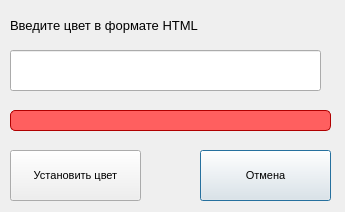
<?xml version="1.0" encoding="UTF-8"?>
<ui version="4.0">
 <class>Dialog</class>
 <widget class="QDialog" name="Dialog">
  <property name="geometry">
   <rect>
    <x>0</x>
    <y>0</y>
    <width>345</width>
    <height>212</height>
   </rect>
  </property>
  <property name="windowTitle">
   <string>Dialog</string>
  </property>
  <property name="modal">
   <bool>true</bool>
  </property>
  <widget class="QLineEdit" name="html_code">
   <property name="geometry">
    <rect>
     <x>10</x>
     <y>50</y>
     <width>311</width>
     <height>41</height>
    </rect>
   </property>
  </widget>
  <widget class="QPushButton" name="cancel">
   <property name="geometry">
    <rect>
     <x>200</x>
     <y>150</y>
     <width>131</width>
     <height>51</height>
    </rect>
   </property>
   <property name="font">
    <font>
     <pointsize>8</pointsize>
    </font>
   </property>
   <property name="text">
    <string>Отмена</string>
   </property>
  </widget>
  <widget class="QPushButton" name="set_color">
   <property name="geometry">
    <rect>
     <x>10</x>
     <y>150</y>
     <width>131</width>
     <height>51</height>
    </rect>
   </property>
   <property name="font">
    <font>
     <pointsize>8</pointsize>
    </font>
   </property>
   <property name="text">
    <string>Установить цвет</string>
   </property>
  </widget>
  <widget class="QLabel" name="error_msg">
   <property name="geometry">
    <rect>
     <x>10</x>
     <y>110</y>
     <width>321</width>
     <height>21</height>
    </rect>
   </property>
   <property name="styleSheet">
    <string notr="true">color: #B00000;
border: 1px solid #B00000;
border-radius: 5px;
background-color: #FF5F5F;</string>
   </property>
   <property name="text">
    <string/>
   </property>
  </widget>
  <widget class="QLabel" name="color_label">
   <property name="geometry">
    <rect>
     <x>10</x>
     <y>15</y>
     <width>311</width>
     <height>21</height>
    </rect>
   </property>
   <property name="font">
    <font>
     <pointsize>10</pointsize>
    </font>
   </property>
   <property name="text">
    <string>Введите цвет в формате HTML</string>
   </property>
  </widget>
 </widget>
 <resources/>
 <connections/>
</ui>
